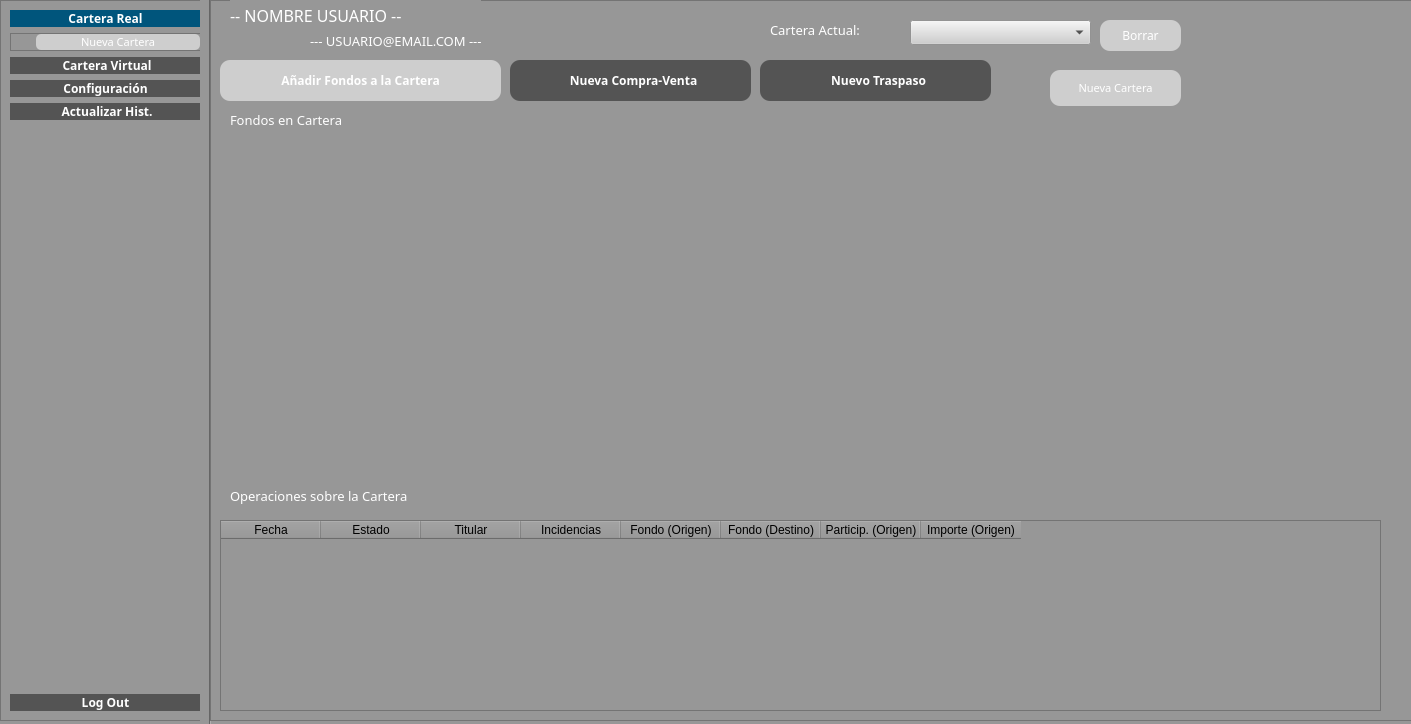
<?xml version="1.0" encoding="UTF-8"?>
<ui version="4.0">
 <class>MainWindow</class>
 <widget class="QMainWindow" name="MainWindow">
  <property name="geometry">
   <rect>
    <x>0</x>
    <y>0</y>
    <width>1411</width>
    <height>724</height>
   </rect>
  </property>
  <property name="windowTitle">
   <string>Menú Principal</string>
  </property>
  <property name="windowIcon">
   <iconset>
    <normaloff>../../../logo.ico</normaloff>../../../logo.ico</iconset>
  </property>
  <property name="styleSheet">
   <string notr="true">* {
	 background-color: rgb(151, 151, 151)
}

QLabel {
	color: rgb(255, 255, 255);

}

QLineEdit {
	border:  2px solid rgb(98, 98, 98);
	border-radius: 15px;
	color: rgb(255, 255, 255);
	background-color: rgb(151, 151, 151)
}
QLineEdit:hover{
	border: 2px solid rgb(48,50,62);
}

QLineEdit:focus {

	border : 2px solid rgb(48,50,62)

}


QPushButton {

	border-radius: 10px;
	background-color: rgb(84, 84, 84);
	color:rgb(255, 255, 255)

}

QPushButton:hover {
	 background-color: rgb(0, 85,124);
     color: rgb(255, 255, 255)
}

QPushButton:checked {
                                    background-color: rgb(0, 85,124);
                                    color: rgb(255, 255, 255)
                                }

</string>
  </property>
  <widget class="QWidget" name="centralwidget">
   <property name="styleSheet">
    <string notr="true"/>
   </property>
   <widget class="QFrame" name="frameBarra">
    <property name="geometry">
     <rect>
      <x>0</x>
      <y>0</y>
      <width>211</width>
      <height>721</height>
     </rect>
    </property>
    <property name="sizePolicy">
     <sizepolicy hsizetype="Preferred" vsizetype="Preferred">
      <horstretch>0</horstretch>
      <verstretch>0</verstretch>
     </sizepolicy>
    </property>
    <property name="styleSheet">
     <string notr="true"/>
    </property>
    <property name="frameShape">
     <enum>QFrame::StyledPanel</enum>
    </property>
    <property name="frameShadow">
     <enum>QFrame::Raised</enum>
    </property>
    <layout class="QVBoxLayout" name="verticalLayout">
     <item>
      <widget class="QPushButton" name="buttonCartReal">
       <property name="font">
        <font>
         <family>Yu Gothic UI Light</family>
         <pointsize>9</pointsize>
         <weight>75</weight>
         <bold>true</bold>
        </font>
       </property>
       <property name="styleSheet">
        <string notr="true"/>
       </property>
       <property name="text">
        <string>Cartera Real</string>
       </property>
       <property name="icon">
        <iconset>
         <normaloff>../../../feather/dollar-sign.svg</normaloff>../../../feather/dollar-sign.svg</iconset>
       </property>
       <property name="checkable">
        <bool>true</bool>
       </property>
       <property name="checked">
        <bool>true</bool>
       </property>
       <property name="autoExclusive">
        <bool>true</bool>
       </property>
      </widget>
     </item>
     <item>
      <widget class="QFrame" name="frameButtonsCarteras">
       <property name="maximumSize">
        <size>
         <width>16777215</width>
         <height>16777215</height>
        </size>
       </property>
       <property name="styleSheet">
        <string notr="true">QPushButton {

	border-radius: 5px;
	background-color: rgb(84, 84, 84);
	color:rgb(255, 255, 255)

}

QPushButton:hover {
	 background-color: rgb(0, 85,124);
     color: rgb(255, 255, 255)
}

QPushButton:checked {
                                    background-color: rgb(0, 85,124);
                                    color: rgb(255, 255, 255)
                                }
</string>
       </property>
       <property name="frameShape">
        <enum>QFrame::StyledPanel</enum>
       </property>
       <property name="frameShadow">
        <enum>QFrame::Raised</enum>
       </property>
       <layout class="QVBoxLayout" name="verticalLayout_3">
        <property name="leftMargin">
         <number>25</number>
        </property>
        <property name="topMargin">
         <number>0</number>
        </property>
        <property name="rightMargin">
         <number>0</number>
        </property>
        <property name="bottomMargin">
         <number>0</number>
        </property>
        <item>
         <layout class="QVBoxLayout" name="layoutButtonsCarteras">
          <property name="sizeConstraint">
           <enum>QLayout::SetMaximumSize</enum>
          </property>
          <item>
           <widget class="QPushButton" name="buttonAddCarteraReal">
            <property name="maximumSize">
             <size>
              <width>183</width>
              <height>16777215</height>
             </size>
            </property>
            <property name="font">
             <font>
              <family>Yu Gothic UI Light</family>
              <pointsize>8</pointsize>
              <weight>50</weight>
              <bold>false</bold>
             </font>
            </property>
            <property name="styleSheet">
             <string notr="true">*{
background: rgb(206, 206, 206)
}</string>
            </property>
            <property name="text">
             <string>Nueva Cartera</string>
            </property>
            <property name="icon">
             <iconset>
              <normaloff>../../../feather/plus-circle.svg</normaloff>../../../feather/plus-circle.svg</iconset>
            </property>
           </widget>
          </item>
         </layout>
        </item>
       </layout>
      </widget>
     </item>
     <item>
      <widget class="QPushButton" name="buttonCartVirt">
       <property name="font">
        <font>
         <family>Yu Gothic UI Light</family>
         <pointsize>9</pointsize>
         <weight>75</weight>
         <bold>true</bold>
        </font>
       </property>
       <property name="text">
        <string> Cartera Virtual</string>
       </property>
       <property name="icon">
        <iconset>
         <normaloff>../../../feather/pie-chart.svg</normaloff>../../../feather/pie-chart.svg</iconset>
       </property>
       <property name="checkable">
        <bool>true</bool>
       </property>
       <property name="checked">
        <bool>false</bool>
       </property>
      </widget>
     </item>
     <item>
      <widget class="QPushButton" name="buttonConfig">
       <property name="font">
        <font>
         <family>Yu Gothic UI Light</family>
         <pointsize>9</pointsize>
         <weight>75</weight>
         <bold>true</bold>
        </font>
       </property>
       <property name="text">
        <string>Configuración</string>
       </property>
       <property name="icon">
        <iconset>
         <normaloff>../../../feather/settings.svg</normaloff>../../../feather/settings.svg</iconset>
       </property>
       <property name="checkable">
        <bool>false</bool>
       </property>
       <property name="checked">
        <bool>false</bool>
       </property>
      </widget>
     </item>
     <item>
      <widget class="QPushButton" name="buttonRefresh">
       <property name="font">
        <font>
         <family>Yu Gothic UI Light</family>
         <pointsize>9</pointsize>
         <weight>75</weight>
         <bold>true</bold>
        </font>
       </property>
       <property name="text">
        <string> Actualizar Hist.</string>
       </property>
       <property name="icon">
        <iconset>
         <normaloff>../../../feather/refresh-cw.svg</normaloff>../../../feather/refresh-cw.svg</iconset>
       </property>
       <property name="checkable">
        <bool>false</bool>
       </property>
       <property name="checked">
        <bool>false</bool>
       </property>
      </widget>
     </item>
     <item>
      <spacer name="verticalSpacer_2">
       <property name="orientation">
        <enum>Qt::Vertical</enum>
       </property>
       <property name="sizeHint" stdset="0">
        <size>
         <width>20</width>
         <height>40</height>
        </size>
       </property>
      </spacer>
     </item>
     <item>
      <widget class="QPushButton" name="buttonLogout">
       <property name="font">
        <font>
         <family>Yu Gothic UI Light</family>
         <pointsize>9</pointsize>
         <weight>75</weight>
         <bold>true</bold>
        </font>
       </property>
       <property name="text">
        <string>Log Out</string>
       </property>
       <property name="icon">
        <iconset>
         <normaloff>../../../feather/log-out.svg</normaloff>../../../feather/log-out.svg</iconset>
       </property>
      </widget>
     </item>
    </layout>
   </widget>
   <widget class="QFrame" name="frameMain_Up">
    <property name="geometry">
     <rect>
      <x>220</x>
      <y>10</y>
      <width>1201</width>
      <height>731</height>
     </rect>
    </property>
    <property name="frameShape">
     <enum>QFrame::StyledPanel</enum>
    </property>
    <property name="frameShadow">
     <enum>QFrame::Raised</enum>
    </property>
    <widget class="QFrame" name="frameVirt">
     <property name="geometry">
      <rect>
       <x>0</x>
       <y>0</y>
       <width>1201</width>
       <height>321</height>
      </rect>
     </property>
     <property name="styleSheet">
      <string notr="true"/>
     </property>
     <property name="frameShape">
      <enum>QFrame::StyledPanel</enum>
     </property>
     <property name="frameShadow">
      <enum>QFrame::Raised</enum>
     </property>
     <widget class="QLabel" name="labelEmail">
      <property name="geometry">
       <rect>
        <x>40</x>
        <y>40</y>
        <width>291</width>
        <height>29</height>
       </rect>
      </property>
      <property name="font">
       <font>
        <family>Yu Gothic UI Light</family>
        <pointsize>10</pointsize>
        <weight>50</weight>
        <bold>false</bold>
       </font>
      </property>
      <property name="styleSheet">
       <string notr="true">*{
background: qlineargradient(spread:pad, x1:0, y1:0, x2:1, y2:0, stop:0
rgba(255, 255, 255, 0), stop:1 rgba(177, 177, 177, 0)) 
}</string>
      </property>
      <property name="text">
       <string>--- USUARIO@EMAIL.COM ---</string>
      </property>
     </widget>
     <widget class="QLabel" name="labelUsuario">
      <property name="geometry">
       <rect>
        <x>10</x>
        <y>10</y>
        <width>251</width>
        <height>31</height>
       </rect>
      </property>
      <property name="font">
       <font>
        <family>Yu Gothic UI Light</family>
        <pointsize>12</pointsize>
        <weight>50</weight>
        <bold>false</bold>
       </font>
      </property>
      <property name="styleSheet">
       <string notr="true"/>
      </property>
      <property name="text">
       <string>-- NOMBRE USUARIO --</string>
      </property>
     </widget>
     <widget class="QListWidget" name="listIsins">
      <property name="geometry">
       <rect>
        <x>10</x>
        <y>130</y>
        <width>661</width>
        <height>171</height>
       </rect>
      </property>
      <property name="styleSheet">
       <string notr="true">selection-color: rgb(89, 89, 89);
border-color: rgb(0, 216, 216);
color: rgb(255, 255, 255);</string>
      </property>
      <property name="editTriggers">
       <set>QAbstractItemView::DoubleClicked</set>
      </property>
      <property name="selectionBehavior">
       <enum>QAbstractItemView::SelectItems</enum>
      </property>
      <property name="selectionRectVisible">
       <bool>true</bool>
      </property>
      <property name="sortingEnabled">
       <bool>false</bool>
      </property>
     </widget>
     <widget class="QLabel" name="label">
      <property name="geometry">
       <rect>
        <x>730</x>
        <y>240</y>
        <width>151</width>
        <height>20</height>
       </rect>
      </property>
      <property name="font">
       <font>
        <family>Yu Gothic UI Light</family>
        <pointsize>10</pointsize>
        <weight>50</weight>
        <bold>false</bold>
       </font>
      </property>
      <property name="styleSheet">
       <string notr="true"/>
      </property>
      <property name="text">
       <string>Modo (Gráfico)</string>
      </property>
     </widget>
     <widget class="QComboBox" name="cbModo">
      <property name="geometry">
       <rect>
        <x>710</x>
        <y>270</y>
        <width>151</width>
        <height>25</height>
       </rect>
      </property>
      <property name="font">
       <font>
        <family>Yu Gothic UI Light</family>
       </font>
      </property>
      <property name="styleSheet">
       <string notr="true">*{
background-color: rgb(206, 206, 206)
}</string>
      </property>
      <property name="currentText">
       <string notr="true"/>
      </property>
     </widget>
     <widget class="QPushButton" name="buttonAddISIN">
      <property name="geometry">
       <rect>
        <x>300</x>
        <y>80</y>
        <width>161</width>
        <height>41</height>
       </rect>
      </property>
      <property name="font">
       <font>
        <family>Yu Gothic UI Light</family>
        <pointsize>9</pointsize>
        <weight>75</weight>
        <bold>true</bold>
       </font>
      </property>
      <property name="styleSheet">
       <string notr="true">*{
background: rgb(206, 206, 206)
}</string>
      </property>
      <property name="text">
       <string>Añadir Fondo</string>
      </property>
      <property name="icon">
       <iconset>
        <normaloff>../../../feather/plus-square.svg</normaloff>../../../feather/plus-square.svg</iconset>
      </property>
     </widget>
     <widget class="QLabel" name="label_2">
      <property name="geometry">
       <rect>
        <x>560</x>
        <y>20</y>
        <width>221</width>
        <height>19</height>
       </rect>
      </property>
      <property name="font">
       <font>
        <family>Yu Gothic UI Light</family>
        <pointsize>10</pointsize>
        <weight>50</weight>
        <bold>false</bold>
       </font>
      </property>
      <property name="styleSheet">
       <string notr="true"/>
      </property>
      <property name="text">
       <string>Cartera Actual (Virtual): </string>
      </property>
     </widget>
     <widget class="QComboBox" name="cbCarteras">
      <property name="geometry">
       <rect>
        <x>570</x>
        <y>50</y>
        <width>181</width>
        <height>25</height>
       </rect>
      </property>
      <property name="font">
       <font>
        <family>Yu Gothic UI Light</family>
        <pointsize>10</pointsize>
       </font>
      </property>
      <property name="styleSheet">
       <string notr="true">*{
background-color: rgb(206, 206, 206) 
}</string>
      </property>
      <property name="currentText">
       <string notr="true"/>
      </property>
      <property name="currentIndex">
       <number>-1</number>
      </property>
     </widget>
     <widget class="QLabel" name="labelCartera">
      <property name="geometry">
       <rect>
        <x>10</x>
        <y>100</y>
        <width>221</width>
        <height>23</height>
       </rect>
      </property>
      <property name="font">
       <font>
        <family>Yu Gothic UI Light</family>
        <pointsize>11</pointsize>
        <weight>50</weight>
        <bold>false</bold>
       </font>
      </property>
      <property name="styleSheet">
       <string notr="true"/>
      </property>
      <property name="text">
       <string>Fondos en tu Cartera</string>
      </property>
     </widget>
     <widget class="QPushButton" name="buttonBorrarCartera">
      <property name="geometry">
       <rect>
        <x>760</x>
        <y>50</y>
        <width>81</width>
        <height>31</height>
       </rect>
      </property>
      <property name="font">
       <font>
        <family>Yu Gothic UI Light</family>
       </font>
      </property>
      <property name="styleSheet">
       <string notr="true">*{
background: rgb(206, 206, 206)
}</string>
      </property>
      <property name="text">
       <string>Borrar</string>
      </property>
      <property name="icon">
       <iconset>
        <normaloff>../../../feather/delete.svg</normaloff>../../../feather/delete.svg</iconset>
      </property>
     </widget>
     <widget class="QPushButton" name="buttonAddCarteras">
      <property name="geometry">
       <rect>
        <x>610</x>
        <y>80</y>
        <width>131</width>
        <height>36</height>
       </rect>
      </property>
      <property name="maximumSize">
       <size>
        <width>183</width>
        <height>16777215</height>
       </size>
      </property>
      <property name="font">
       <font>
        <family>Yu Gothic UI Light</family>
        <pointsize>8</pointsize>
        <weight>50</weight>
        <bold>false</bold>
       </font>
      </property>
      <property name="styleSheet">
       <string notr="true">*{
background: rgb(206, 206, 206)
}</string>
      </property>
      <property name="text">
       <string>Nueva Cartera</string>
      </property>
      <property name="icon">
       <iconset>
        <normaloff>../../../feather/plus-circle.svg</normaloff>../../../feather/plus-circle.svg</iconset>
      </property>
     </widget>
     <widget class="QPushButton" name="buttonBorrarFondo">
      <property name="geometry">
       <rect>
        <x>470</x>
        <y>80</y>
        <width>51</width>
        <height>41</height>
       </rect>
      </property>
      <property name="font">
       <font>
        <family>Yu Gothic UI Light</family>
       </font>
      </property>
      <property name="styleSheet">
       <string notr="true">*{
background: rgb(206, 206, 206)
}</string>
      </property>
      <property name="text">
       <string/>
      </property>
      <property name="icon">
       <iconset>
        <normaloff>../../../feather/delete.svg</normaloff>../../../feather/delete.svg</iconset>
      </property>
     </widget>
     <widget class="Line" name="line_2">
      <property name="geometry">
       <rect>
        <x>520</x>
        <y>-10</y>
        <width>20</width>
        <height>141</height>
       </rect>
      </property>
      <property name="styleSheet">
       <string notr="true">color: rgb(255, 255, 255);</string>
      </property>
      <property name="orientation">
       <enum>Qt::Vertical</enum>
      </property>
     </widget>
     <widget class="Line" name="line_3">
      <property name="geometry">
       <rect>
        <x>-13</x>
        <y>300</y>
        <width>1211</width>
        <height>20</height>
       </rect>
      </property>
      <property name="orientation">
       <enum>Qt::Horizontal</enum>
      </property>
     </widget>
     <widget class="QPushButton" name="buttonCheckAll">
      <property name="geometry">
       <rect>
        <x>240</x>
        <y>90</y>
        <width>51</width>
        <height>34</height>
       </rect>
      </property>
      <property name="text">
       <string/>
      </property>
      <property name="icon">
       <iconset>
        <normaloff>../../../feather/check-square.svg</normaloff>../../../feather/check-square.svg</iconset>
      </property>
     </widget>
     <zorder>buttonAddISIN</zorder>
     <zorder>labelEmail</zorder>
     <zorder>labelUsuario</zorder>
     <zorder>listIsins</zorder>
     <zorder>label</zorder>
     <zorder>cbModo</zorder>
     <zorder>label_2</zorder>
     <zorder>cbCarteras</zorder>
     <zorder>labelCartera</zorder>
     <zorder>buttonBorrarCartera</zorder>
     <zorder>buttonAddCarteras</zorder>
     <zorder>buttonBorrarFondo</zorder>
     <zorder>line_2</zorder>
     <zorder>line_3</zorder>
     <zorder>buttonCheckAll</zorder>
    </widget>
    <widget class="QWidget" name="horizontalLayoutWidget">
     <property name="geometry">
      <rect>
       <x>0</x>
       <y>320</y>
       <width>1191</width>
       <height>411</height>
      </rect>
     </property>
     <layout class="QHBoxLayout" name="layout">
      <item>
       <widget class="QLabel" name="labelNoIsin">
        <property name="font">
         <font>
          <family>Yu Gothic UI Light</family>
          <pointsize>10</pointsize>
          <weight>50</weight>
          <bold>false</bold>
         </font>
        </property>
        <property name="styleSheet">
         <string notr="true"/>
        </property>
        <property name="text">
         <string>-- SELECCIONE UN ISIN PRIMERO --</string>
        </property>
        <property name="alignment">
         <set>Qt::AlignCenter</set>
        </property>
       </widget>
      </item>
     </layout>
    </widget>
    <zorder>horizontalLayoutWidget</zorder>
    <zorder>frameVirt</zorder>
   </widget>
   <widget class="Line" name="line">
    <property name="geometry">
     <rect>
      <x>200</x>
      <y>0</y>
      <width>20</width>
      <height>741</height>
     </rect>
    </property>
    <property name="font">
     <font>
      <pointsize>12</pointsize>
     </font>
    </property>
    <property name="styleSheet">
     <string notr="true">color: rgb(255, 255, 255);</string>
    </property>
    <property name="orientation">
     <enum>Qt::Vertical</enum>
    </property>
   </widget>
   <widget class="QFrame" name="frameReal">
    <property name="geometry">
     <rect>
      <x>210</x>
      <y>0</y>
      <width>1211</width>
      <height>721</height>
     </rect>
    </property>
    <property name="frameShape">
     <enum>QFrame::StyledPanel</enum>
    </property>
    <property name="frameShadow">
     <enum>QFrame::Raised</enum>
    </property>
    <widget class="QPushButton" name="buttonAddCarteraReal2">
     <property name="geometry">
      <rect>
       <x>840</x>
       <y>70</y>
       <width>131</width>
       <height>36</height>
      </rect>
     </property>
     <property name="maximumSize">
      <size>
       <width>183</width>
       <height>16777215</height>
      </size>
     </property>
     <property name="font">
      <font>
       <family>Yu Gothic UI Light</family>
       <pointsize>8</pointsize>
       <weight>50</weight>
       <bold>false</bold>
      </font>
     </property>
     <property name="styleSheet">
      <string notr="true">*{
background: rgb(206, 206, 206)
}</string>
     </property>
     <property name="text">
      <string>Nueva Cartera</string>
     </property>
     <property name="icon">
      <iconset>
       <normaloff>../../../feather/plus-circle.svg</normaloff>../../../feather/plus-circle.svg</iconset>
     </property>
    </widget>
    <widget class="QComboBox" name="cbCarterasReal">
     <property name="geometry">
      <rect>
       <x>700</x>
       <y>20</y>
       <width>181</width>
       <height>25</height>
      </rect>
     </property>
     <property name="font">
      <font>
       <family>Yu Gothic UI Light</family>
       <pointsize>10</pointsize>
      </font>
     </property>
     <property name="styleSheet">
      <string notr="true">*{
background-color: rgb(206, 206, 206) 
}</string>
     </property>
     <property name="currentText">
      <string notr="true"/>
     </property>
     <property name="currentIndex">
      <number>-1</number>
     </property>
    </widget>
    <widget class="QPushButton" name="buttonAddISINReal">
     <property name="geometry">
      <rect>
       <x>10</x>
       <y>60</y>
       <width>281</width>
       <height>41</height>
      </rect>
     </property>
     <property name="font">
      <font>
       <family>Yu Gothic UI Light</family>
       <pointsize>9</pointsize>
       <weight>75</weight>
       <bold>true</bold>
      </font>
     </property>
     <property name="styleSheet">
      <string notr="true">*{
background: rgb(206, 206, 206)
}</string>
     </property>
     <property name="text">
      <string>Añadir Fondos a la Cartera</string>
     </property>
     <property name="icon">
      <iconset>
       <normaloff>../../../feather/plus-square.svg</normaloff>../../../feather/plus-square.svg</iconset>
     </property>
    </widget>
    <widget class="QLabel" name="label_3">
     <property name="geometry">
      <rect>
       <x>560</x>
       <y>20</y>
       <width>131</width>
       <height>19</height>
      </rect>
     </property>
     <property name="font">
      <font>
       <family>Yu Gothic UI Light</family>
       <pointsize>10</pointsize>
       <weight>50</weight>
       <bold>false</bold>
      </font>
     </property>
     <property name="styleSheet">
      <string notr="true"/>
     </property>
     <property name="text">
      <string>Cartera Actual:</string>
     </property>
    </widget>
    <widget class="QPushButton" name="buttonBorrarCarteraReal">
     <property name="geometry">
      <rect>
       <x>890</x>
       <y>20</y>
       <width>81</width>
       <height>31</height>
      </rect>
     </property>
     <property name="font">
      <font>
       <family>Yu Gothic UI Light</family>
      </font>
     </property>
     <property name="styleSheet">
      <string notr="true">*{
background: rgb(206, 206, 206)
}</string>
     </property>
     <property name="text">
      <string>Borrar</string>
     </property>
     <property name="icon">
      <iconset>
       <normaloff>../../../feather/delete.svg</normaloff>../../../feather/delete.svg</iconset>
     </property>
    </widget>
    <widget class="QPushButton" name="buttonOpBasica">
     <property name="geometry">
      <rect>
       <x>300</x>
       <y>60</y>
       <width>241</width>
       <height>41</height>
      </rect>
     </property>
     <property name="font">
      <font>
       <family>Yu Gothic UI Light</family>
       <pointsize>9</pointsize>
       <weight>75</weight>
       <bold>true</bold>
      </font>
     </property>
     <property name="text">
      <string>  Nueva Compra-Venta</string>
     </property>
     <property name="icon">
      <iconset>
       <normaloff>../../../feather/refresh-cw.svg</normaloff>../../../feather/refresh-cw.svg</iconset>
     </property>
     <property name="checkable">
      <bool>false</bool>
     </property>
     <property name="checked">
      <bool>false</bool>
     </property>
    </widget>
    <widget class="QLabel" name="label_4">
     <property name="geometry">
      <rect>
       <x>20</x>
       <y>110</y>
       <width>231</width>
       <height>19</height>
      </rect>
     </property>
     <property name="font">
      <font>
       <family>Yu Gothic UI Light</family>
       <pointsize>10</pointsize>
       <weight>50</weight>
       <bold>false</bold>
      </font>
     </property>
     <property name="styleSheet">
      <string notr="true"/>
     </property>
     <property name="text">
      <string>Fondos en Cartera</string>
     </property>
    </widget>
    <widget class="QLabel" name="label_5">
     <property name="geometry">
      <rect>
       <x>20</x>
       <y>480</y>
       <width>251</width>
       <height>31</height>
      </rect>
     </property>
     <property name="font">
      <font>
       <family>Yu Gothic UI Light</family>
       <pointsize>10</pointsize>
       <weight>50</weight>
       <bold>false</bold>
      </font>
     </property>
     <property name="styleSheet">
      <string notr="true"/>
     </property>
     <property name="text">
      <string>Operaciones sobre la Cartera</string>
     </property>
    </widget>
    <widget class="QTableWidget" name="tableOperaciones">
     <property name="geometry">
      <rect>
       <x>10</x>
       <y>520</y>
       <width>1161</width>
       <height>191</height>
      </rect>
     </property>
     <column>
      <property name="text">
       <string>Fecha</string>
      </property>
     </column>
     <column>
      <property name="text">
       <string>Estado</string>
      </property>
     </column>
     <column>
      <property name="text">
       <string>Titular</string>
      </property>
     </column>
     <column>
      <property name="text">
       <string>Incidencias</string>
      </property>
     </column>
     <column>
      <property name="text">
       <string>Fondo (Origen)</string>
      </property>
     </column>
     <column>
      <property name="text">
       <string>Fondo (Destino)</string>
      </property>
     </column>
     <column>
      <property name="text">
       <string>Particip. (Origen)</string>
      </property>
     </column>
     <column>
      <property name="text">
       <string>Importe (Origen)</string>
      </property>
     </column>
    </widget>
    <widget class="QLabel" name="labelUsuarioReal">
     <property name="geometry">
      <rect>
       <x>20</x>
       <y>0</y>
       <width>251</width>
       <height>31</height>
      </rect>
     </property>
     <property name="font">
      <font>
       <family>Yu Gothic UI Light</family>
       <pointsize>12</pointsize>
       <weight>50</weight>
       <bold>false</bold>
      </font>
     </property>
     <property name="styleSheet">
      <string notr="true"/>
     </property>
     <property name="text">
      <string>-- NOMBRE USUARIO --</string>
     </property>
    </widget>
    <widget class="QLabel" name="labelEmailReal">
     <property name="geometry">
      <rect>
       <x>100</x>
       <y>30</y>
       <width>291</width>
       <height>21</height>
      </rect>
     </property>
     <property name="font">
      <font>
       <family>Yu Gothic UI Light</family>
       <pointsize>10</pointsize>
       <weight>50</weight>
       <bold>false</bold>
      </font>
     </property>
     <property name="styleSheet">
      <string notr="true">*{
background: qlineargradient(spread:pad, x1:0, y1:0, x2:1, y2:0, stop:0
rgba(255, 255, 255, 0), stop:1 rgba(177, 177, 177, 0)) 
}</string>
     </property>
     <property name="text">
      <string>--- USUARIO@EMAIL.COM ---</string>
     </property>
    </widget>
    <widget class="QPushButton" name="buttonOpTraspaso">
     <property name="geometry">
      <rect>
       <x>550</x>
       <y>60</y>
       <width>231</width>
       <height>41</height>
      </rect>
     </property>
     <property name="font">
      <font>
       <family>Yu Gothic UI Light</family>
       <pointsize>9</pointsize>
       <weight>75</weight>
       <bold>true</bold>
      </font>
     </property>
     <property name="text">
      <string>  Nuevo Traspaso</string>
     </property>
     <property name="icon">
      <iconset>
       <normaloff>../../../feather/refresh-cw.svg</normaloff>../../../feather/refresh-cw.svg</iconset>
     </property>
     <property name="checkable">
      <bool>false</bool>
     </property>
     <property name="checked">
      <bool>false</bool>
     </property>
    </widget>
    <widget class="QWidget" name="horizontalLayoutWidget_2">
     <property name="geometry">
      <rect>
       <x>20</x>
       <y>150</y>
       <width>411</width>
       <height>321</height>
      </rect>
     </property>
     <layout class="QHBoxLayout" name="layoutPieChart"/>
    </widget>
   </widget>
   <zorder>frameBarra</zorder>
   <zorder>line</zorder>
   <zorder>frameMain_Up</zorder>
   <zorder>frameReal</zorder>
  </widget>
 </widget>
 <resources/>
 <connections/>
</ui>
